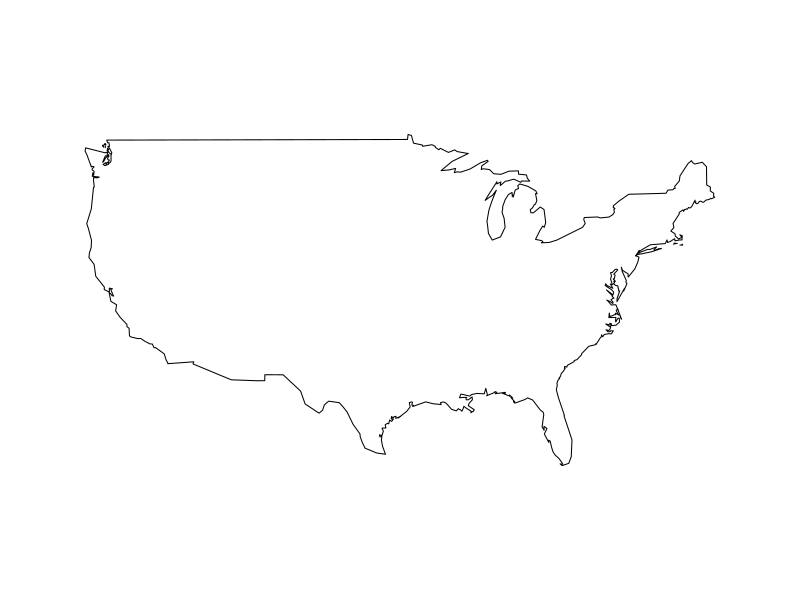
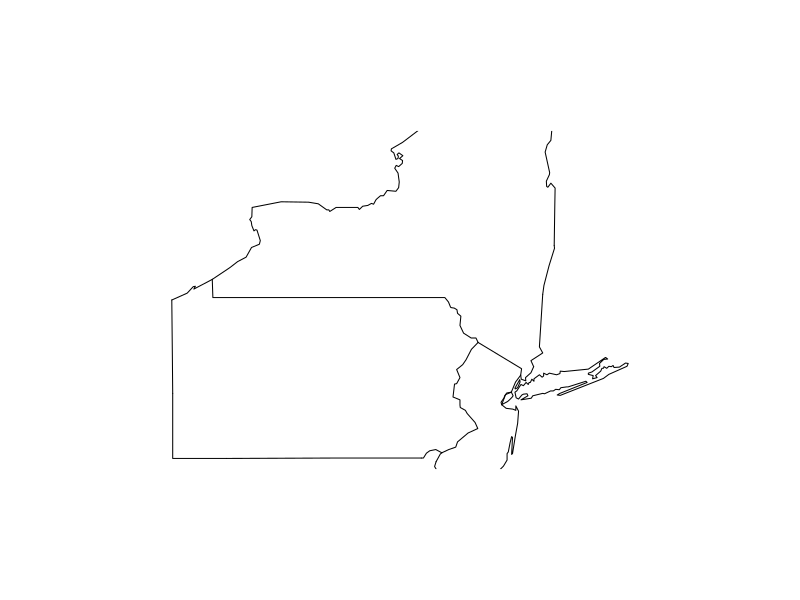

Reproduce these figures in R, in order.
# # Federal Bureau of Prisons data
# First Look
# https://www.bop.gov/locations/

# load data -------------------------------------------------------------------

prisons <- read.csv("data/FBP-V2.csv")
str(prisons)
summary(prisons)

# exploratory spatial ---------------------------------------------------------

# spatial plot
# some latitudes and longitudes are reversed

library(maps)
par(mar = c(4, 4, 4, 4), family = "HersheySans")
map(database = "usa", mar = c(4, 4, 4, 4))

plot(0, 0, bty = "n", asp = 1, axes = FALSE, 
     xlim = c(-128.3, -63.92), 
     ylim = c(21.89, 52.74), 
     xlab = "", ylab = "")

points(prisons$lat, prisons$lon, pch = 19, col = "#8B1A1A12", cex = 1.0)
points(prisons$lat, prisons$lon, pch = 19, col = "#8B1A1A75", cex = 0.5)
points(prisons$lat, prisons$lon, pch = 19, col = "#8B1A1A", cex = 0.2)


# NE Region

map('state', region = c('new york', 'new jersey', 'penn'))



